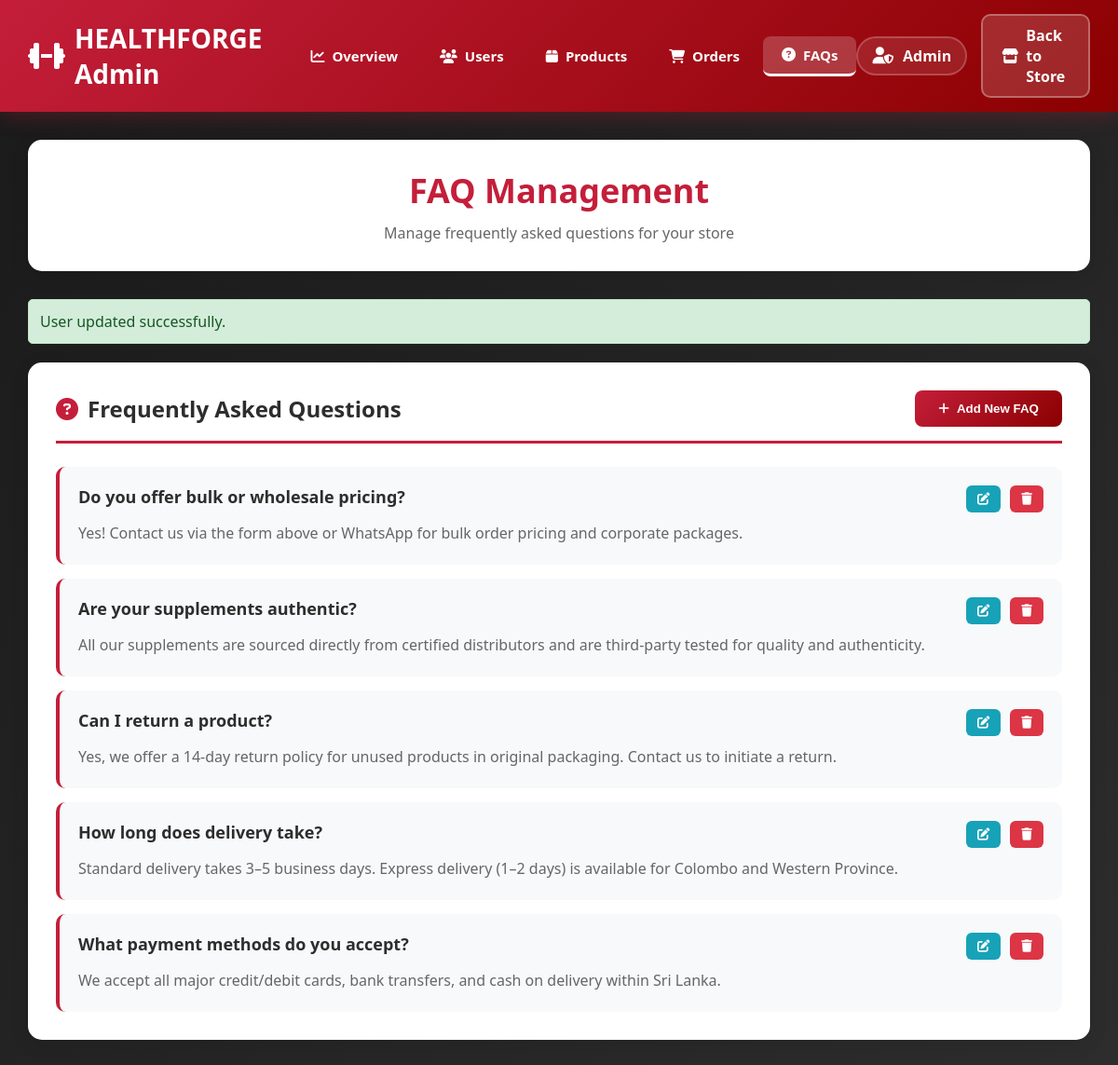
Screenshot of /admin/admin-faq.php (signed in) with the database file from the repository.
### tables this page shows
CREATE TABLE `faqs` (
  `id` int(11) NOT NULL,
  `question` varchar(500) NOT NULL,
  `answer` text NOT NULL,
  `sort_order` int(11) DEFAULT 0
);

### admin/admin-faq.php (the view, shortened to what this page needs)
<?php
$database = new Database();
$db = $database->getConnection();
$query = "SELECT * FROM faqs ORDER BY id DESC";
$stmt = $db->prepare($query);
$stmt->execute();
include 'admin_header.php';
?>
<div class="page-header">
    <h1>FAQ Management</h1>
    <p>Manage frequently asked questions for your store</p>
</div>
<?php if (isset($_SESSION['success'])): ?>
<div class="alert alert-success" style="background: #d4edda; border: 1px solid #c3e6cb; color: #155724; padding: 12px; border-radius: 5px; margin-bottom: 20px;">
    <?php
    echo $_SESSION['success'];
    ?>
</div>
<?php endif; ?>
<div class="content-section">
    <div class="section-header">
        <h2><i class="fas fa-question-circle"></i> Frequently Asked Questions</h2>
        <button class="btn-primary" onclick="showAddModal()">
            <i class="fas fa-plus"></i> Add New FAQ
        </button>
    </div>
    <div class="faq-list" style="display: flex; flex-direction: column; gap: 15px;">
        <?php if ($stmt->rowCount() > 0): ?>
            <?php while($faq = $stmt->fetch(PDO::FETCH_ASSOC)): ?>
            <div class="faq-item" style="background: #f8f9fa; padding: 20px; border-radius: 10px; border-left: 4px solid #c41e3a;">
                <div style="display: flex; justify-content: space-between; align-items: start; margin-bottom: 10px;">
                    <h4 style="color: #2d2d2d; font-size: 18px; margin: 0;"><?php echo htmlspecialchars($faq['question']); ?></h4>
                    <div class="action-buttons">
                        <button class="btn-icon btn-edit" onclick="showEditModal(<?php echo $faq['id']; ?>, '<?php echo htmlspecialchars(addslashes($faq['question'])); ?>', '<?php echo htmlspecialchars(addslashes($faq['answer'])); ?>')">
                            <i class="fas fa-edit"></i>
                        </button>
                        <button class="btn-icon btn-delete" onclick="deleteFAQ(<?php echo $faq['id']; ?>)">
                            <i class="fas fa-trash"></i>
                        </button>
                    </div>
                </div>
                <p style="color: #666; line-height: 1.6; margin: 0;"><?php echo htmlspecialchars($faq['answer']); ?></p>
            </div>
            <?php endwhile; ?>
        <?php endif; ?>
    </div>
</div>
</div>
</body>
</html>

### css/admin.css (style rules this page uses)
* { margin: 0; padding: 0; box-sizing: border-box; }
body { font-family: 'Segoe UI', Tahoma, Geneva, Verdana, sans-serif; background: linear-gradient(135deg, #1a1a1a 0%, #2d2d2d 100%); min-height: 100vh; color: #333; }
.page-header { background: white; padding: 30px; border-radius: 15px; box-shadow: 0 5px 20px rgba(0, 0, 0, 0.1); margin-bottom: 30px; text-align: center; }
.page-header h1 { color: #c41e3a; font-size: 36px; margin-bottom: 10px; }
.page-header p { color: #666; font-size: 16px; }
.content-section { background: white; padding: 30px; border-radius: 15px; box-shadow: 0 5px 20px rgba(0, 0, 0, 0.1); margin-bottom: 30px; }
.section-header { display: flex; justify-content: space-between; align-items: center; margin-bottom: 25px; padding-bottom: 15px; border-bottom: 3px solid #c41e3a; }
.section-header h2 { color: #2d2d2d; font-size: 24px; display: flex; align-items: center; gap: 10px; }
.section-header h2 i { color: #c41e3a; }
.btn-primary { background: linear-gradient(135deg, #c41e3a 0%, #8b0000 100%); color: white; padding: 12px 25px; border: none; border-radius: 8px; font-weight: 600; cursor: pointer; transition: all 0.3s; display: inline-flex; align-items: center; gap: 8px; text-decoration: none; }
.action-buttons { display: flex; gap: 10px; }
.btn-icon { padding: 8px 12px; border: none; border-radius: 6px; cursor: pointer; transition: all 0.3s; display: inline-flex; align-items: center; gap: 5px; font-weight: 600; }
.btn-edit { background: #17a2b8; color: white; }
.btn-delete { background: #dc3545; color: white; }

### rows the page displays
faqs: question "Do you offer bulk or wholesale pricing?", answer "Yes! Contact us via the form above or WhatsApp for bulk order pricing and corporate packages."
faqs: question "Are your supplements authentic?", answer "All our supplements are sourced directly from certified distributors and are third-party tested for quality and authenticity."
faqs: question "Can I return a product?", answer "Yes, we offer a 14-day return policy for unused products in original packaging. Contact us to initiate a return."
faqs: question "How long does delivery take?", answer "Standard delivery takes 3–5 business days. Express delivery (1–2 days) is available for Colombo and Western Province."
faqs: question "What payment methods do you accept?", answer "We accept all major credit/debit cards, bank transfers, and cash on delivery within Sri Lanka."

### other values shown
$_SESSION['user_name'] "Admin"
$_SESSION['success'] "User updated successfully."
